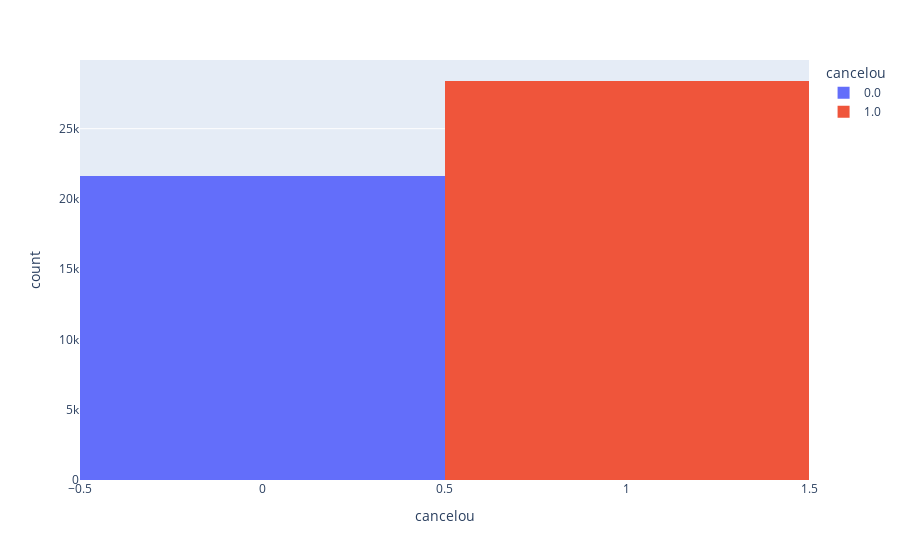

This figure's notebook cell:
### Markdown cell above
# Python Insights - Analisando Dados com Python

### Case - Cancelamento de Clientes

Você foi contratado por uma empresa com mais de 800 mil clientes para um projeto de Dados. Recentemente a empresa percebeu que da sua base total de clientes, a maioria são clientes inativos, ou seja, que já cancelaram o serviço.

Precisando melhorar seus resultados ela quer conseguir entender os principais motivos desses cancelamentos e quais as ações mais eficientes para reduzir esse número.

Base de dados e arquivos: https://drive.google.com/drive/folders/1uDesZePdkhiraJmiyeZ-w5tfc8XsNYFZ?usp=drive_link

### Code cell
# passo a passo do projeto
# Passo 1: importar a base de dados 
import pandas as pd

tabela = pd.read_csv("cancelamentos_sample.csv")
# Passo 2: visualizar a base de dados
        # Entender quais informações eu tenho disponivel
        # Identificar as cagadas do banco de dados
tabela = tabela.drop(columns="CustomerID") #Excluir linha ou coluna ESPECIFICA da tabela
display (tabela)
#  Passo 3: Tratamento de dados - corrigir as cagadas da base de dados
#NaN = NOT a NUMBER (NA)
tabela = tabela.dropna() #excluir linhas ou clunas VAZIAS da tabela
display(tabela.info())

# Passo 4: Analisar o cancelamento dos clientes
display (tabela["cancelou"].value_counts())
display (tabela["cancelou"].value_counts(normalize=True))


# Passo 5: Análisar a causa do cancelamento (Como as informações do cliente impactam no cancelamento do mesmo)

#importar a biblioteca de gráficos
import plotly.express as px

for coluna in tabela.columns:

#criar o gráfico

        grafico = px.histogram(tabela, x=coluna, color="cancelou")

#CLIENTES DE CONTRATO MENSAL SEMPRE CANCELAM
#SUGESTÃO: DAR DESCONTO PARA CLIENTES COM CONTRATO MENSAL

#exibir o gráfico
grafico.show()

### Figure 1 — Plotly figure (JSON) as saved in the notebook; plotly's stock layout.template omitted (floating-point values rounded to 4 significant figures; data arrays with more than 128 entries replaced by an {"elided": "..."} marker saying what was removed)
{"data": [{"alignmentgroup": "True", "bingroup": "x", "hovertemplate": "cancelou=%{x}<br>count=%{y}<extra></extra>", "legendgroup": "0.0", "marker": {"color": "#636efa", "pattern": {"shape": ""}}, "name": "0.0", "offsetgroup": "0.0", "orientation": "v", "showlegend": true, "type": "histogram", "x": {"elided": "21603 int values"}, "xaxis": "x", "yaxis": "y"}, {"alignmentgroup": "True", "bingroup": "x", "hovertemplate": "cancelou=%{x}<br>count=%{y}<extra></extra>", "legendgroup": "1.0", "marker": {"color": "#EF553B", "pattern": {"shape": ""}}, "name": "1.0", "offsetgroup": "1.0", "orientation": "v", "showlegend": true, "type": "histogram", "x": {"elided": "28393 int values"}, "xaxis": "x", "yaxis": "y"}], "layout": {"barmode": "relative", "legend": {"title": {"text": "cancelou"}, "tracegroupgap": 0}, "margin": {"t": 60}, "xaxis": {"anchor": "y", "categoryarray": [0, 1], "categoryorder": "array", "domain": [0, 1], "title": {"text": "cancelou"}}, "yaxis": {"anchor": "x", "domain": [0, 1], "title": {"text": "count"}}}}
